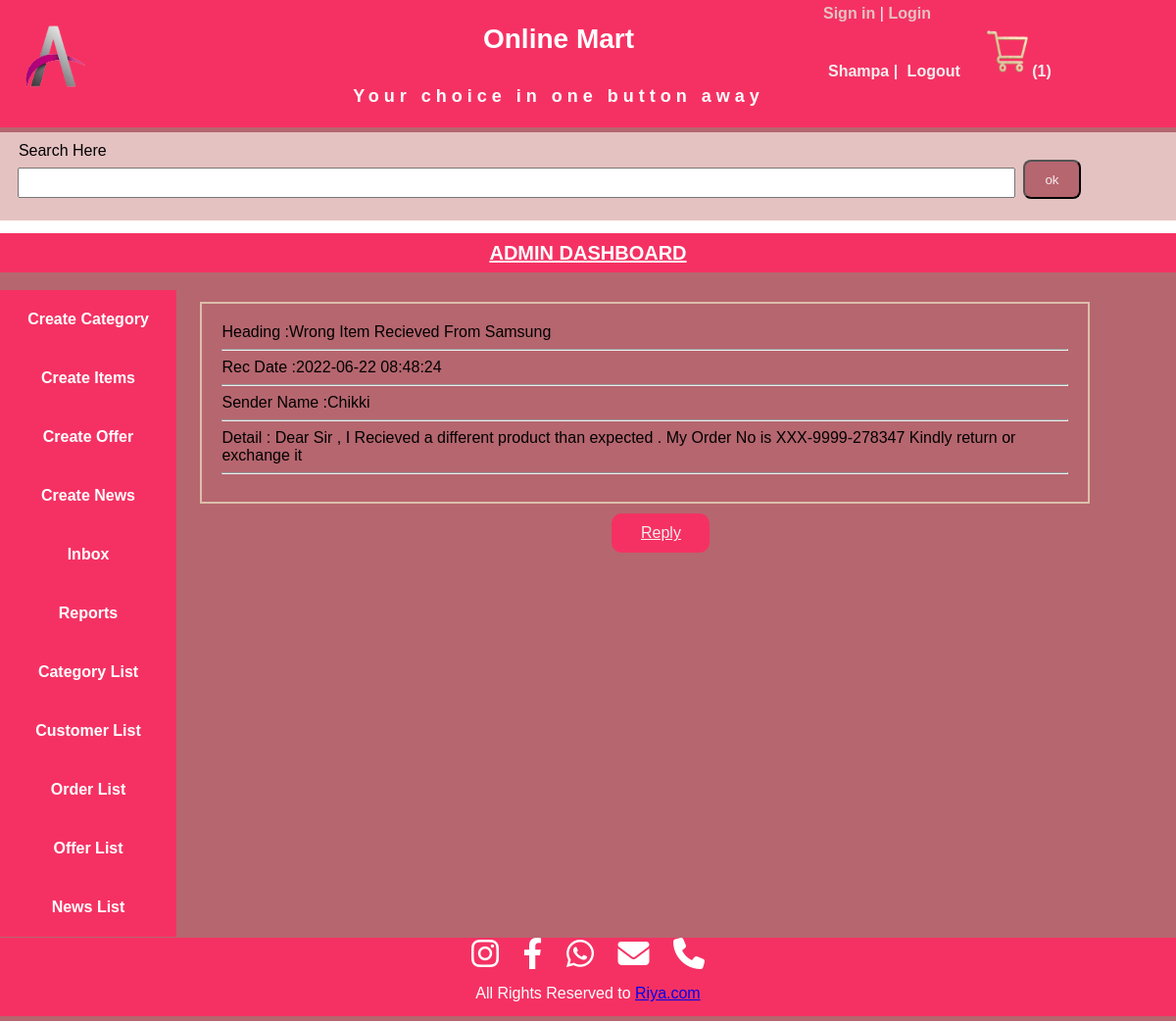
The app's page /displayAdminMessagedetail.php?nid=1 (signed in) with its own data.
### tables this page shows
CREATE TABLE IF NOT EXISTS `message_info` (
  `msz_id` int(11) NOT NULL AUTO_INCREMENT,
  `msz_heading` text NOT NULL,
  `msz_detail` text NOT NULL,
  `sender_name` varchar(30) NOT NULL,
  `reciever_name` varchar(30) NOT NULL,
  `sent_date` datetime NOT NULL,
  PRIMARY KEY (`msz_id`)
);

### displayAdminMessagedetail.php (the view, shortened to what this page needs)
<?php
  include('header.php');
?>
<div id="content">
   <div id="adminHeader">
        <h1> <u> ADMIN DASHBOARD </u></h1>
   </div>
    <br>
    <div id="adminMain">
        <div id="LeftSide">
         <?php  include('leftMenu.php');  ?>
        </div>
        <div id="RightSide">
            <div id="style">
             <?php
             $id = $_REQUEST["nid"];
               include("databseconnect.php");
               $rsNews = mysqli_query($con , "select *  from message_info where msz_id ='$id' order by sent_date desc");
               $row=mysqli_fetch_array($rsNews);
                 $hd = $row["msz_heading"];
                 $sn = $row["sender_name"];
                 $dt = $row["sent_date"];
                 $dtl = $row["msz_detail"];
                 echo("Heading :" . $hd);
                 echo("<hr>");
                 echo("Rec Date :". $dt);
                 echo("<hr>");
                 echo("Sender Name :". $sn);
                 echo("<hr>");
                 echo("Detail :". $dtl);
                 echo("<hr>");
             ?>
            </div>
            <div id ="replybtn">
                <a href='replyFormByAdmin.php?usr=<?php echo("$sn") ?>'>Reply </a>
            </div>
        </div>
      </div>
</div>
<?php
  include('footer.php');
?>

### CSS/style.css (style rules this page uses)
body { padding: 0px; margin: 0px; font-family: Verdana, Geneva, Tahoma, sans-serif; }
#content { min-height: 600px; width: 100%; border-bottom: 1px solid #b6666f; margin: 0px auto; background-color: #b6666f; }
#adminHeader { background-color: #f53163; width: 100%; height: 40px; padding: 0px; margin-top: 0px; }
#adminHeader h1 { color: white; font-size: 20px; text-align: center; line-height: 40px; }
#adminMain { min-height: 600px; width: 100%; background-color: #b6666f; }
#LeftSide { width: 15%; display: inline-block; vertical-align: top; background-color: #ddbea9; }
#RightSide { width: 80%; display: inline-block; background-color: #b6666f; margin: 2px 10px; }
#style { width: 90%; margin: 10px; padding: 20px; border : 2px solid #ddbea9 ; }
#replybtn { width: 100px; height: 40px; background-color: #f53163; margin: 5px auto; border-radius: 10px; }
#replybtn a { display: block; color: #f4edee; line-height: 40px; text-align: center; }

### records on screen
message_info: msz_heading "Wrong Item Recieved From Samsung", sent_date "2022-06-22 08:48:24", sender_name "Chikki", msz_detail "Dear Sir , I Recieved a different product than expected . My Order No is XXX-9999-278347 Kindly return or exchange it"

### other values on screen
$_SESSION["uname"] "Shampa"
$cnt "1"
